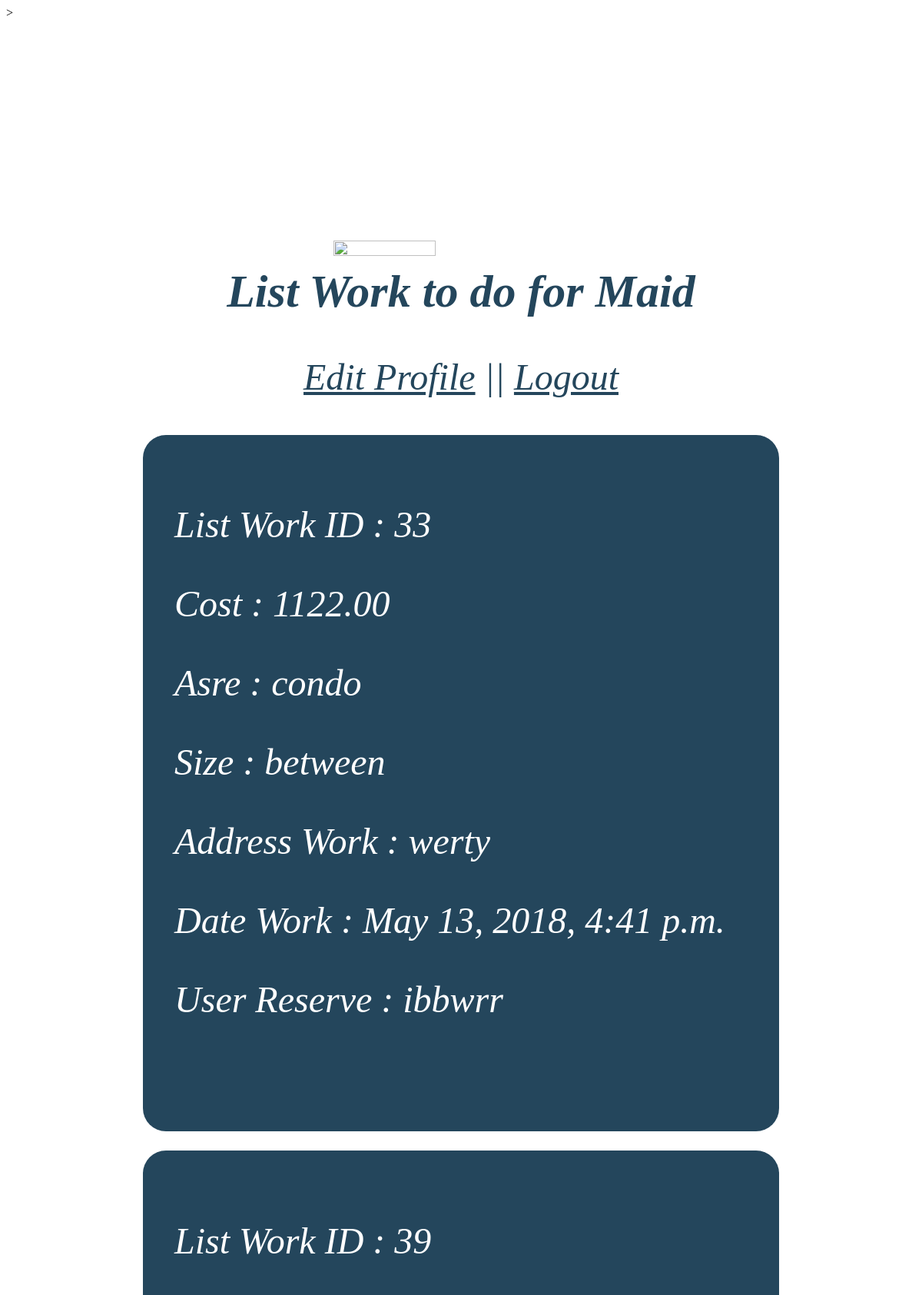
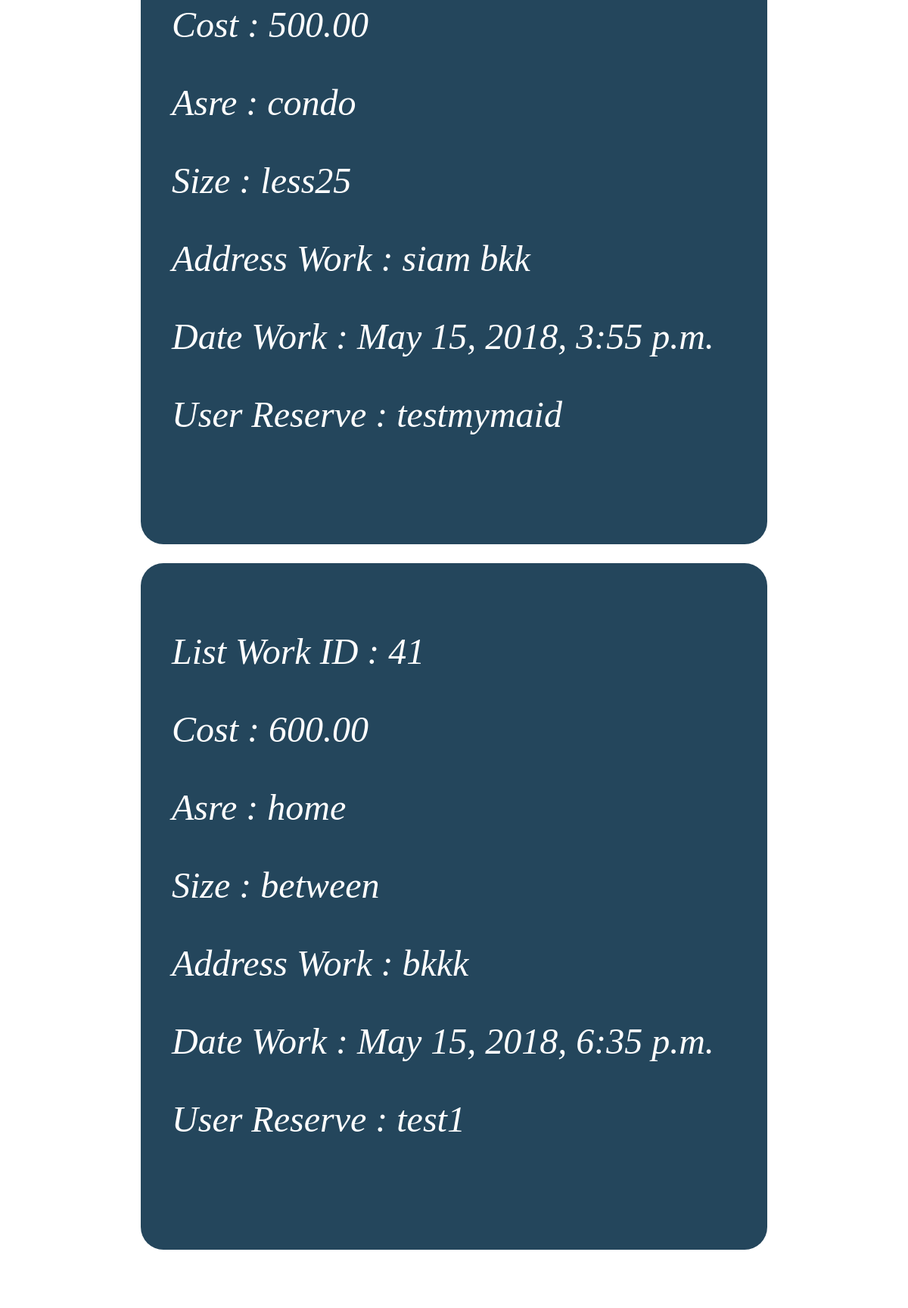
The app's page /maid/profilemaid/ (signed in) with its own data (2 pictures, top to bottom).
### customer/models.py (models this page shows, shortened)
class Reserve(models.Model):
	reserve_date = models.DateTimeField(default=timezone.now )
	cost = models.DecimalField(max_digits=15, decimal_places=2, blank=True, null=True)
	typearea = models.CharField(choices=TYPEAREA_CHOICES, max_length=128, null=True)
	size = models.CharField(choices=SIZE_CHOICES, max_length=128, null=True)
	addresswork = models.CharField(max_length=200,null=True)
	datework = models.DateTimeField(default=timezone.now )
	maid_id = models.ForeignKey("Maid", on_delete=models.SET_NULL, blank=True,null=True)
	user = models.OneToOneField(User, on_delete=models.SET_NULL,null=True, blank=True)

### maid/views.py (the view)
# urls.py: path('profilemaid/', views.getinfomaid,name ='profilemaid'),
@login_required
def	getinfomaid(request,pk=None):
    t = User.objects.get(username = request.user.username)
    pk = Maid.objects.get(user_id = t.id)
    temp = Reserve.objects.filter(maid_id=pk.id)
    return render(request, 'profileMaid.html', {'object_list':temp})

### maid/templates/profileMaid.html (shortened to what this page needs)
<!DOCTYPE html>
<html>
  <head>
  </head>
  <body class="signin-bg">
      <div class="register-content">
            <div class="logobg">
                    <img class="logo" src="../../img/logo.png">
                    <h1 class="sign-text">List Work to do for Maid</h1>
                </div>
          <p class="menu"><a style="color:#24465c" href="{% url 'update_maidprofile' %}">Edit Profile</a> ||
          <a style="color:#24465c" href="{% url 'signout' %}">Logout</a></p>
        {% for temp in object_list %}
        <div class="work-text">
            <p>List Work ID : {{temp.id}}</p>
            <p>Cost : {{temp.cost}}</p>
            <p>Asre : {{temp.typearea}}</p>
            <p>Size : {{temp.size}}</p>
            <p>Address Work : {{temp.addresswork}}</p>
            <p>Date Work : {{temp.datework}}</p>
            <p>User Reserve : {{temp.user.username}}</p>
            <br>
        </div>
        {% endfor %}
        </div>
  </body>
</html>
<!--
first_name = models.CharField(max_length=50)
	last_name = models.CharField(max_length=50)
	address = models.CharField(max_length=100)
	postcode = models.CharField(max_length=10)
	telephone = models.CharField(max_length=50)
	email = models.CharField(max_length=50)
	image=models.ImageField(upload_to='images',null=True) -->

### maid/templates/profileMaid.html (style rules this page uses)
.register-content { border-radius: 5px; background-color:rgba(255, 255, 255, 0.87); padding: 50px; margin-left: auto; margin-right: auto; margin-top: 20%; width: 70%; height:100%; }
.signin-bg { background-image: url("../../img/bg.jpg"); background-repeat: no-repeat; background-size: cover; padding-bottom:90%; }
.sign-text { text-align: center; color:#24465c; font-size: 5vw; font-style: oblique; padding: 0%; margin-top: 1%; }
.work-text { color:white; font-size: 4vw; font-style: oblique; padding: 5%; margin-top: 3%; background-color: #24465c; border-radius: 30px; }
.logo { width: 40%; height: 50%; margin-left: auto; margin-right: auto; padding-top: 0%; margin-top: 0%; }
.logobg { display: flex; flex-flow: column; justify-content:center; }
.menu { text-align: center; color:#24465c; font-size: 4vw; font-style: oblique; padding: 0%; margin-top: 1%; }

### records on screen
Reserve: id "33", cost "1122.00", typearea "condo", size "between", addresswork "werty", datework "May 13, 2018, 4:41 p.m.", user.username "ibbwrr"
Reserve: id "39", cost "500.00", typearea "condo", size "less25", addresswork "siam bkk", datework "May 15, 2018, 3:55 p.m.", user.username "testmymaid"
Reserve: id "41", cost "600.00", typearea "home", size "between", addresswork "bkkk", datework "May 15, 2018, 6:35 p.m.", user.username "test1"
